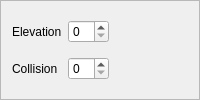
                      <widget class="QFrame" name="frame_5">
                       <property name="frameShape">
                        <enum>QFrame::Shape::StyledPanel</enum>
                       </property>
                       <property name="frameShadow">
                        <enum>QFrame::Shadow::Raised</enum>
                       </property>
                       <layout class="QGridLayout" name="gridLayout_8">
                        <item row="0" column="1">
                         <widget class="QSpinBox" name="spinBox_SelectedElevation"/>
                        </item>
                        <item row="1" column="0">
                         <widget class="QLabel" name="label_17">
                          <property name="text">
                           <string>Collision</string>
                          </property>
                         </widget>
                        </item>
                        <item row="1" column="1">
                         <widget class="QSpinBox" name="spinBox_SelectedCollision"/>
                        </item>
                        <item row="0" column="0">
                         <widget class="QLabel" name="label_16">
                          <property name="text">
                           <string>Elevation</string>
                          </property>
                         </widget>
                        </item>
                        <item row="0" column="2">
                         <spacer name="horizontalSpacer_4">
                          <property name="orientation">
                           <enum>Qt::Orientation::Horizontal</enum>
                          </property>
                          <property name="sizeHint" stdset="0">
                           <size>
                            <width>40</width>
                            <height>20</height>
                           </size>
                          </property>
                         </spacer>
                        </item>
                       </layout>
                      </widget>
